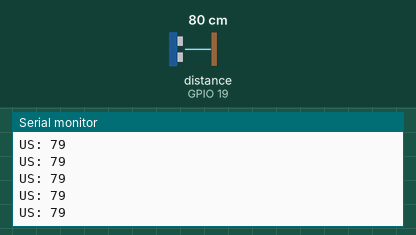
The program below on a simulated ESP32. On the bench: the last lines printed to the serial monitor. Wiring (inferred from the names in the program): ultrasonic range finder: trigger GPIO 18; echo GPIO 19. Inputs (shaded band) come from the test bench; at power-on: distance to the obstacle (sensor on GPIO 19) 80 cm. The echo pulse lasts 58.3 µs per cm.

Above: at 1.2 s.
1.3 s: distance to the obstacle (sensor on GPIO 19) set to 2 cm
At 1.37 s:
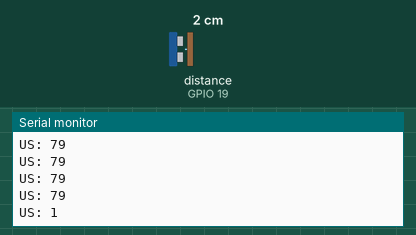
2.8 s: distance to the obstacle (sensor on GPIO 19) set to 4 cm
At 2.88 s:
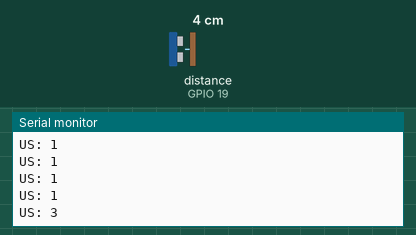
Timing chart, 0 to 5.8 s (numbered marks = the images above; inputs shaded):
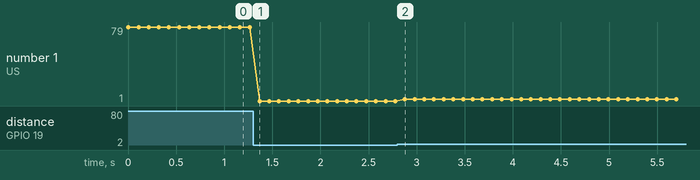

Measured:
- after the input at 1.3 s, the serial monitor: prints a new line after 0.07 s (image 1)
- after the input at 2.8 s, the serial monitor: prints a new line after 0.08 s (image 2)
- plotted number 1: 79 → 1 after the input at 1.3 s, 1 → 3 after the input at 2.8 s

The program:

main.cpp
```cpp
#include <Arduino.h>
#include <SharpIR.h>


// defines pins numbers
const int trigPin = 18;
const int echoPin = 19;
// defines variables
long duration;
int distance;


void setup() {
pinMode(trigPin, OUTPUT); // Sets the trigPin as an Output
pinMode(echoPin, INPUT); // Sets the echoPin as an Input
Serial.begin(115200); // Starts the serial communication
}
void loop() {
// Clears the trigPin
digitalWrite(trigPin, LOW);
delayMicroseconds(2);
// Sets the trigPin on HIGH state for 10 micro seconds
digitalWrite(trigPin, HIGH);
delayMicroseconds(10);
digitalWrite(trigPin, LOW);
// Reads the echoPin, returns the sound wave travel time in microseconds
duration = pulseIn(echoPin, HIGH);
// Calculating the distance
distance= duration*0.034/2;
// Prints the distance on the Serial Monitor


Serial.printf("US: %d \n", distance);

delay(100);
}
```
